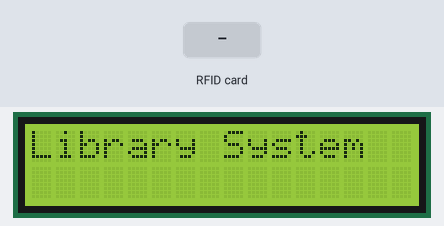
A sketch run on a simulated Arduino Uno, built with avr-gcc and run on an emulated ATmega328P. Shown: 16×2 character LCD. The test bench sets the inputs (shaded band). What the sketch prints to the serial monitor is not drawn.

Above: at 1.3 s.
1.4 s: RFID card 5E 7A 19 C4 held to the reader
At 2.5 s:
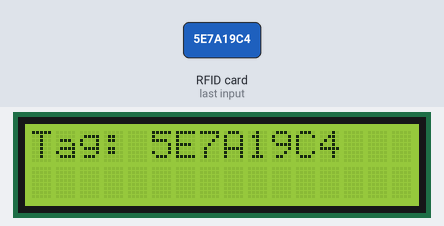
Timing chart, 0 to 4.4 s (numbered marks = the images above; inputs shaded):
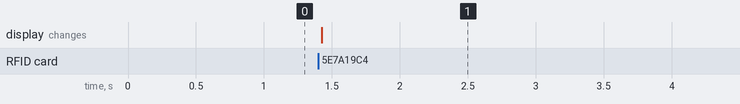

Measured:
- after the input at 1.4 s, the display: changes at once (image 1)

The sketch:

library_rfid.ino
```cpp
// Library Automation Using RFID + Arduino + MFRC522

#include <SPI.h>
#include <MFRC522.h>
#include <LiquidCrystal_I2C.h>

#define SS_PIN 10
#define RST_PIN 9
MFRC522 rfid(SS_PIN, RST_PIN);

LiquidCrystal_I2C lcd(0x27,16,2);
String lastUID="";

void setup() {
  Serial.begin(9600);
  SPI.begin();
  rfid.PCD_Init();
  lcd.init();
  lcd.backlight();
  lcd.print("Library System");
}

String getUID(MFRC522::Uid uid){
  String s="";
  for(byte i=0;i<uid.size;i++){
    s+=String(uid.uidByte[i],HEX);
  }
  return s;
}

void loop() {
  if(!rfid.PICC_IsNewCardPresent()) return;
  if(!rfid.PICC_ReadCardSerial()) return;

  String uid=getUID(rfid.uid);
  uid.toUpperCase();

  lcd.clear();
  lcd.print("Tag: "); lcd.print(uid);
  Serial.print("RFID Scanned: "); Serial.println(uid);

  delay(2000);
  rfid.PICC_HaltA();
}
```
